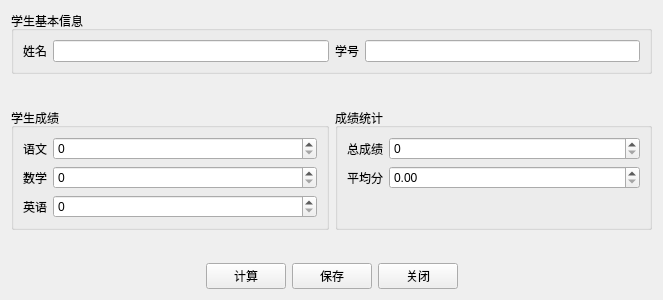
<?xml version="1.0" encoding="UTF-8"?>
<ui version="4.0">
 <class>Student</class>
 <widget class="QWidget" name="Student">
  <property name="geometry">
   <rect>
    <x>0</x>
    <y>0</y>
    <width>663</width>
    <height>300</height>
   </rect>
  </property>
  <property name="windowTitle">
   <string>成绩统计</string>
  </property>
  <layout class="QVBoxLayout" name="verticalLayout">
   <item>
    <widget class="QGroupBox" name="groupBox">
     <property name="title">
      <string>学生基本信息</string>
     </property>
     <layout class="QHBoxLayout" name="horizontalLayout" stretch="0,1,0,1">
      <item>
       <widget class="QLabel" name="labelName">
        <property name="text">
         <string>姓名</string>
        </property>
        <property name="alignment">
         <set>Qt::AlignCenter</set>
        </property>
       </widget>
      </item>
      <item>
       <widget class="QLineEdit" name="lineEditName"/>
      </item>
      <item>
       <widget class="QLabel" name="labelUuid">
        <property name="text">
         <string>学号</string>
        </property>
        <property name="alignment">
         <set>Qt::AlignCenter</set>
        </property>
       </widget>
      </item>
      <item>
       <widget class="QLineEdit" name="lineEditUuid"/>
      </item>
     </layout>
    </widget>
   </item>
   <item>
    <spacer name="verticalSpacer_2">
     <property name="orientation">
      <enum>Qt::Vertical</enum>
     </property>
     <property name="sizeHint" stdset="0">
      <size>
       <width>68</width>
       <height>17</height>
      </size>
     </property>
    </spacer>
   </item>
   <item>
    <layout class="QHBoxLayout" name="horizontalLayout_2" stretch="0,0">
     <item>
      <widget class="QGroupBox" name="groupBox_student_achievement">
       <property name="title">
        <string>学生成绩</string>
       </property>
       <layout class="QFormLayout" name="formLayout">
        <item row="0" column="0">
         <widget class="QLabel" name="labelLanguage">
          <property name="text">
           <string>语文</string>
          </property>
          <property name="alignment">
           <set>Qt::AlignCenter</set>
          </property>
         </widget>
        </item>
        <item row="0" column="1">
         <widget class="QSpinBox" name="spinBoxLanguage">
          <property name="maximum">
           <number>150</number>
          </property>
         </widget>
        </item>
        <item row="1" column="0">
         <widget class="QLabel" name="labelMath">
          <property name="text">
           <string>数学</string>
          </property>
          <property name="alignment">
           <set>Qt::AlignCenter</set>
          </property>
         </widget>
        </item>
        <item row="1" column="1">
         <widget class="QSpinBox" name="spinBoxMath">
          <property name="maximum">
           <number>150</number>
          </property>
         </widget>
        </item>
        <item row="2" column="0">
         <widget class="QLabel" name="labelEnglish">
          <property name="text">
           <string>英语</string>
          </property>
          <property name="alignment">
           <set>Qt::AlignCenter</set>
          </property>
         </widget>
        </item>
        <item row="2" column="1">
         <widget class="QSpinBox" name="spinBoxEnglish">
          <property name="maximum">
           <number>150</number>
          </property>
         </widget>
        </item>
       </layout>
      </widget>
     </item>
     <item>
      <widget class="QGroupBox" name="groupBox_achievement_statistics">
       <property name="title">
        <string>成绩统计</string>
       </property>
       <layout class="QFormLayout" name="formLayout_2">
        <item row="0" column="0">
         <widget class="QLabel" name="labelTotal">
          <property name="text">
           <string>总成绩</string>
          </property>
          <property name="alignment">
           <set>Qt::AlignCenter</set>
          </property>
         </widget>
        </item>
        <item row="0" column="1">
         <widget class="QSpinBox" name="spinBoxTotal">
          <property name="maximum">
           <number>450</number>
          </property>
         </widget>
        </item>
        <item row="1" column="0">
         <widget class="QLabel" name="labelAverage">
          <property name="text">
           <string>平均分</string>
          </property>
          <property name="alignment">
           <set>Qt::AlignCenter</set>
          </property>
         </widget>
        </item>
        <item row="1" column="1">
         <widget class="QDoubleSpinBox" name="doubleSpinBoxAverage">
          <property name="maximum">
           <double>450.000000000000000</double>
          </property>
         </widget>
        </item>
       </layout>
      </widget>
     </item>
    </layout>
   </item>
   <item>
    <spacer name="verticalSpacer">
     <property name="orientation">
      <enum>Qt::Vertical</enum>
     </property>
     <property name="sizeHint" stdset="0">
      <size>
       <width>28</width>
       <height>18</height>
      </size>
     </property>
    </spacer>
   </item>
   <item>
    <layout class="QHBoxLayout" name="horizontalLayout_3">
     <item>
      <spacer name="horizontalSpacer">
       <property name="orientation">
        <enum>Qt::Horizontal</enum>
       </property>
       <property name="sizeHint" stdset="0">
        <size>
         <width>40</width>
         <height>20</height>
        </size>
       </property>
      </spacer>
     </item>
     <item>
      <widget class="QPushButton" name="pushButtonCalculation">
       <property name="text">
        <string>计算</string>
       </property>
      </widget>
     </item>
     <item>
      <widget class="QPushButton" name="pushButtonSave">
       <property name="text">
        <string>保存</string>
       </property>
      </widget>
     </item>
     <item>
      <widget class="QPushButton" name="pushButtonClose">
       <property name="text">
        <string>关闭</string>
       </property>
      </widget>
     </item>
     <item>
      <spacer name="horizontalSpacer_2">
       <property name="orientation">
        <enum>Qt::Horizontal</enum>
       </property>
       <property name="sizeHint" stdset="0">
        <size>
         <width>40</width>
         <height>20</height>
        </size>
       </property>
      </spacer>
     </item>
    </layout>
   </item>
  </layout>
 </widget>
 <resources/>
 <connections>
  <connection>
   <sender>pushButtonClose</sender>
   <signal>clicked()</signal>
   <receiver>Student</receiver>
   <slot>close()</slot>
   <hints>
    <hint type="sourcelabel">
     <x>557</x>
     <y>421</y>
    </hint>
    <hint type="destinationlabel">
     <x>426</x>
     <y>273</y>
    </hint>
   </hints>
  </connection>
 </connections>
</ui>
